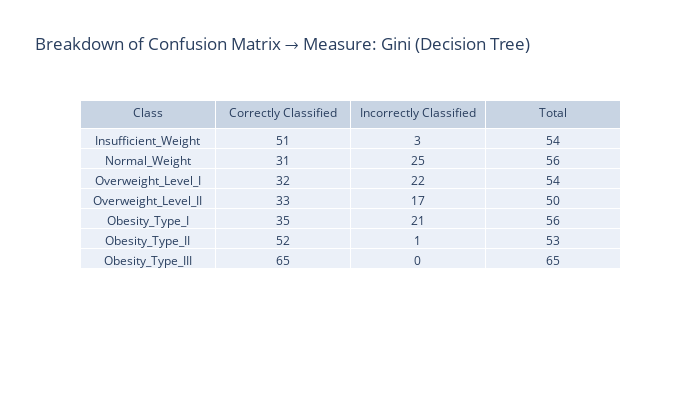
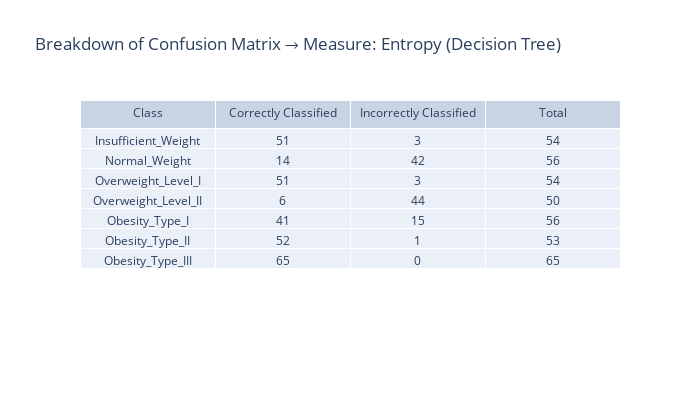

Here is the notebook cell these charts were saved with, in order:
### Markdown cell above
#### Evaluation

### Code cell
# GINI metrics
cv_score_gini= np.array(cross_val_score(decision_tree_gini, X_train,y_train, cv=10)).mean()
cf_matrix_gini = confusion_matrix(y_test,ypred_gini)
metrics_gini = precision_recall_fscore_support(y_test,ypred_gini,average="weighted")
precision_gini,recall_gini,f1_gini=metrics_gini[0],metrics_gini[1],metrics_gini[2]
accuracy_gini = accuracy_score(y_test,ypred_gini)

print("GINI METRICS -------------------------------------")
print("Cross Validation Score: {0}\nPrecision Score: {1}\nRecall Score: {2}\nF1 score: {3}\nAccuracy: {4}".format(cv_score_gini,precision_gini,recall_gini,f1_gini,accuracy_gini))

print("\nConfusion Matrix \n----------------")
sns.heatmap(pd.DataFrame(cf_matrix_gini, labels, labels), annot=True, annot_kws={"size": 14},cmap = 'coolwarm',) # font size
plt.title("Confusion Matrix → Measure: Gini (Decision Tree)",loc='left', fontweight='bold',  style='italic')
plt.show()

interpret_confusion_matrix(cf_matrix_gini,"Breakdown of Confusion Matrix → Measure: Gini (Decision Tree)", labels)


# Entropy Metrics
cv_score_entropy= np.array(cross_val_score(decision_tree_entropy,X_train,y_train, cv=10)).mean()
cf_matrix_entropy = confusion_matrix(y_test,ypred_entropy)
metrics_entropy= precision_recall_fscore_support(y_test,ypred_entropy,average="weighted")
precision_entropy,recall_entropy,f1_entropy=metrics_entropy[0],metrics_entropy[1],metrics_entropy[2]
accuracy_entropy = accuracy_score(y_test,ypred_entropy)

print("\n\nENTROPY METRICS ---------------------------------")
print("Cross Validation Score: {0}\nPrecision Score: {1}\nRecall Score: {2}\nF1 score: {3}\nAccuracy: {4}".format(cv_score_entropy,precision_entropy,recall_entropy,f1_entropy,accuracy_entropy))

print("\nConfusion Matrix \n----------------")
sns.heatmap(pd.DataFrame(cf_matrix_entropy, labels, labels), annot=True, annot_kws={"size": 14},cmap = 'coolwarm',) # font size
plt.title("Confusion Matrix → Measure: Entropy (Decision Tree)",loc='left', fontweight='bold',  style='italic')
plt.show()

interpret_confusion_matrix(cf_matrix_entropy, "Breakdown of Confusion Matrix → Measure: Entropy (Decision Tree)", labels)

### Figure 1 — Plotly figure (JSON) as saved in the notebook; plotly's stock layout.template omitted (floating-point values rounded to 4 significant figures)
{"data": [{"cells": {"values": [["Insufficient_Weight", "Normal_Weight", "Overweight_Level_I", "Overweight_Level_II", "Obesity_Type_I", "Obesity_Type_II", "Obesity_Type_III"], [51, 31, 32, 33, 35, 52, 65], [3, 25, 22, 17, 21, 1, 0], [54, 56, 54, 50, 56, 53, 65]]}, "columnwidth": 10, "header": {"values": ["Class", "Correctly Classified", "Incorrectly Classified", "Total"]}, "type": "table"}], "layout": {"height": 400, "title": {"text": "Breakdown of Confusion Matrix → Measure: Gini (Decision Tree)"}, "width": 700}}

### Figure 2 — Plotly figure (JSON) as saved in the notebook; plotly's stock layout.template omitted (floating-point values rounded to 4 significant figures)
{"data": [{"cells": {"values": [["Insufficient_Weight", "Normal_Weight", "Overweight_Level_I", "Overweight_Level_II", "Obesity_Type_I", "Obesity_Type_II", "Obesity_Type_III"], [51, 14, 51, 6, 41, 52, 65], [3, 42, 3, 44, 15, 1, 0], [54, 56, 54, 50, 56, 53, 65]]}, "columnwidth": 10, "header": {"values": ["Class", "Correctly Classified", "Incorrectly Classified", "Total"]}, "type": "table"}], "layout": {"height": 400, "title": {"text": "Breakdown of Confusion Matrix → Measure: Entropy (Decision Tree)"}, "width": 700}}
